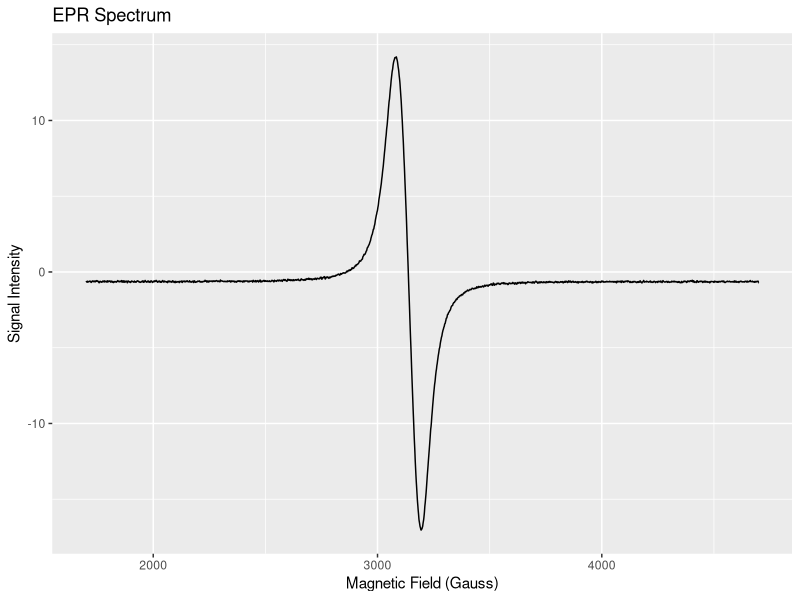
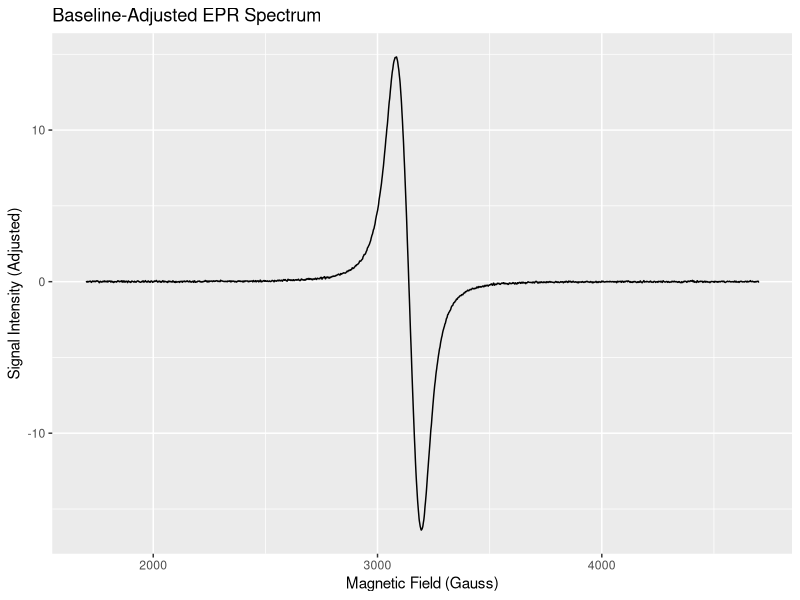
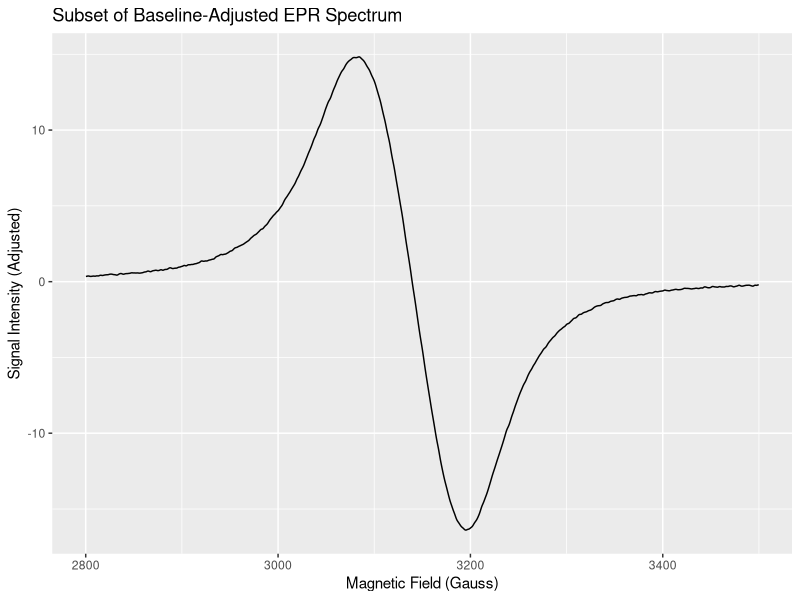
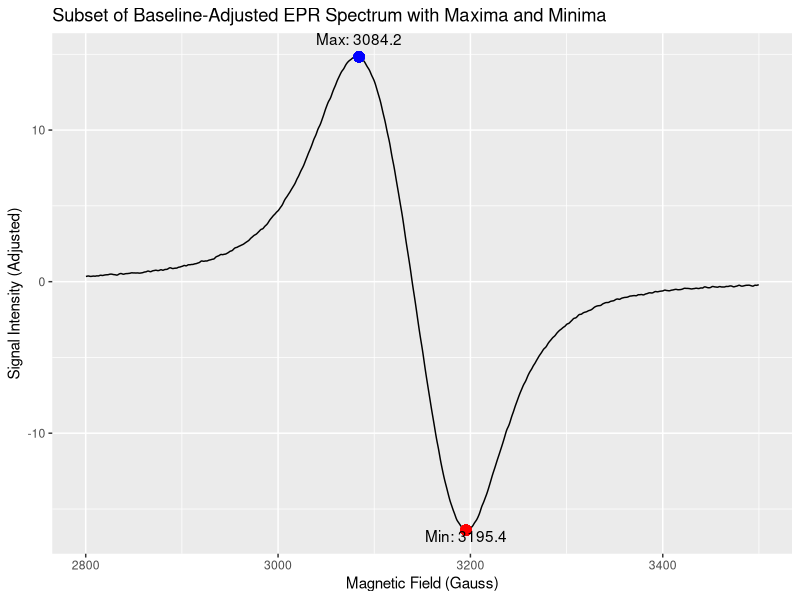
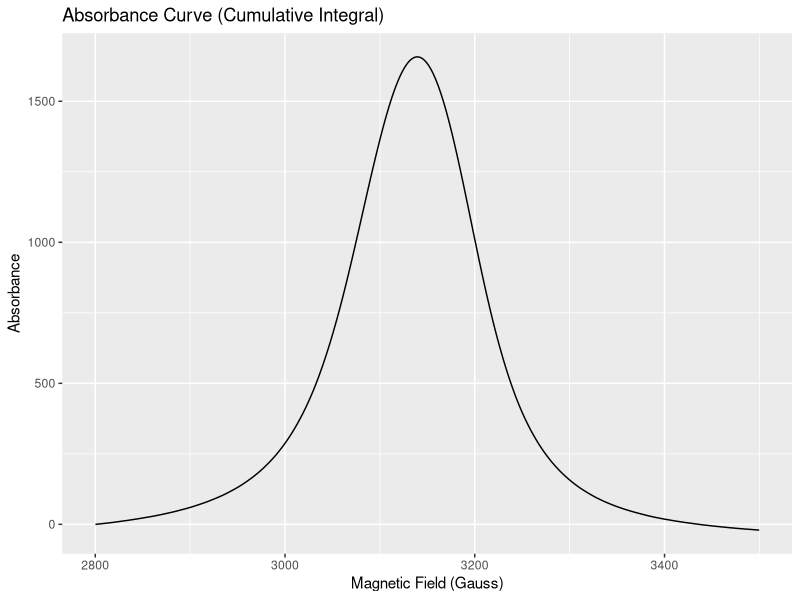
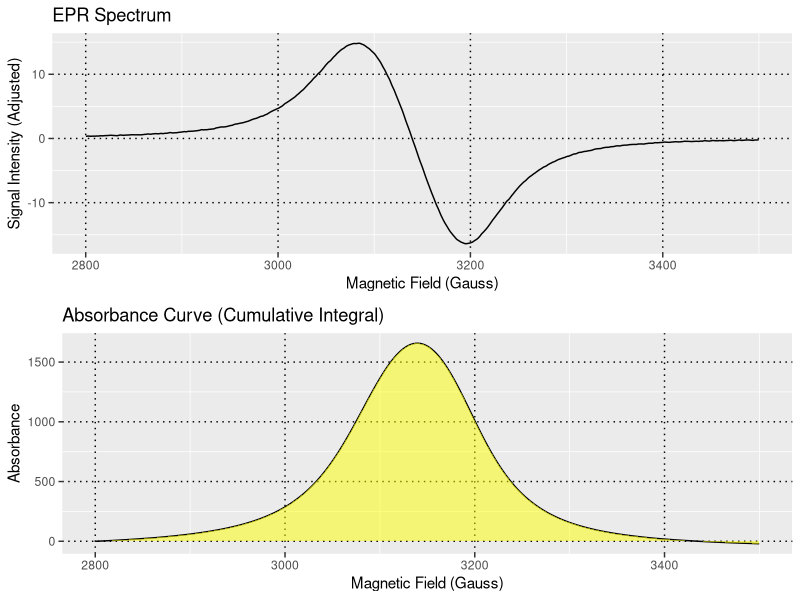
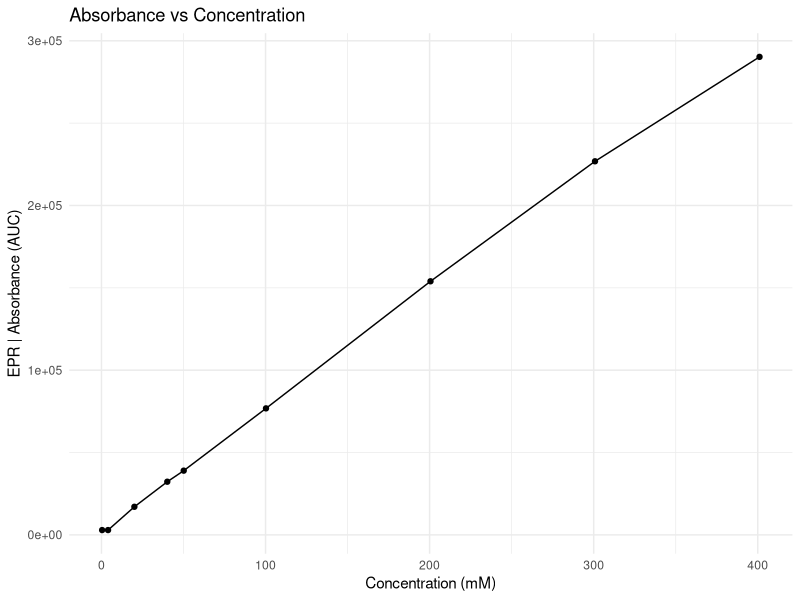
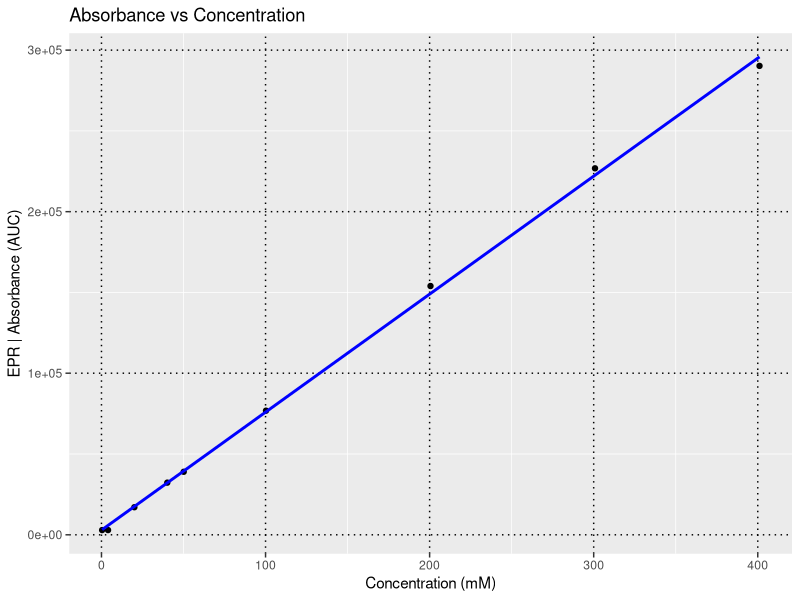

Source code (R) for these figures, in order:
# Load libraries
library(ggplot2)
library(pracma)  # For numerical integration
library(gridExtra)  # For arranging plots in a panel
library(readxl)  

### Load data and pre process ----

# Read the EPR data, skipping lines if necessary
epr_data <- read.table("Data/CUSO4_T2/CUSO4_D0.TXT", header = FALSE, skip = 2)

# Assign meaningful column names
colnames(epr_data) <- c("Index", "Magnetic_Field", "Signal_Intensity")

# Check the structure of the data
str(epr_data)

# Plotting the raw EPR spectrum
ggplot(epr_data, aes(x = Magnetic_Field, y = Signal_Intensity)) +
  geom_line() +
  labs(title = "EPR Spectrum", x = "Magnetic Field (Gauss)", y = "Signal Intensity")


### Smoothing data ---- 

# "If you have a big enough range of data that is mostly 0 with a flat-ish baseline  _Stan"

# Step 1: Smooth the signal using a moving average filter (or other methods)
epr_data$Smoothed_Signal <- movavg(epr_data$Signal_Intensity, n = 5, type = "s")

# Step 2: Subtract the median to adjust the baseline
median_value <- median(epr_data$Smoothed_Signal)
epr_data$Baseline_Adjusted_Signal <- epr_data$Smoothed_Signal - median_value

# Step 3: Plot the adjusted signal
ggplot(epr_data, aes(x = Magnetic_Field, y = Baseline_Adjusted_Signal)) +
  geom_line() +
  labs(title = "Baseline-Adjusted EPR Spectrum", x = "Magnetic Field (Gauss)", y = "Signal Intensity (Adjusted)")

# Step 4: Optional: Focus on a specific range of the magnetic field 
subset_data <- subset(epr_data, Magnetic_Field >= 2800 & Magnetic_Field <= 3500)

# Plot the subset of the data
ggplot(subset_data, aes(x = Magnetic_Field, y = Baseline_Adjusted_Signal)) +
  geom_line() +
  labs(title = "Subset of Baseline-Adjusted EPR Spectrum", x = "Magnetic Field (Gauss)", y = "Signal Intensity (Adjusted)")



### Calculate the g-Factor for Each Peak ----

# Step 1: Subset the data to the magnetic field range of 2800 to 3500 Gauss
subset_data <- subset(epr_data, Magnetic_Field >= 2800 & Magnetic_Field <= 3500)

# Step 2: Find the maxima and minima points in the corrected signal
max_index <- which.max(subset_data$Baseline_Adjusted_Signal)
min_index <- which.min(subset_data$Baseline_Adjusted_Signal)

# Magnetic field values at the maxima and minima signal intensities
max_field <- subset_data$Magnetic_Field[max_index]
min_field <- subset_data$Magnetic_Field[min_index]

# Step 3: Mark the maxima and minima on the plot
ggplot(subset_data, aes(x = Magnetic_Field, y = Baseline_Adjusted_Signal)) +
  geom_line() +
  geom_point(aes(x = max_field, y = subset_data$Baseline_Adjusted_Signal[max_index]), color = "blue", size = 3) +
  geom_point(aes(x = min_field, y = subset_data$Baseline_Adjusted_Signal[min_index]), color = "red", size = 3) +
  labs(title = "Subset of Baseline-Adjusted EPR Spectrum with Maxima and Minima",
       x = "Magnetic Field (Gauss)", 
       y = "Signal Intensity (Adjusted)") +
  annotate("text", x = max_field, y = subset_data$Baseline_Adjusted_Signal[max_index], label = paste("Max:", round(max_field, 2)), vjust = -1) +
  annotate("text", x = min_field, y = subset_data$Baseline_Adjusted_Signal[min_index], label = paste("Min:", round(min_field, 2)), vjust = 1)

# Step 4: Calculate the g-Factor for Each Peak
# Midpoint of the magnetic field values
midpoint_field <- (max_field + min_field) / 2

# Convert the midpoint magnetic field from Gauss to Tesla
midpoint_field_T <- midpoint_field * 1e-4  # 1 G = 1e-4 T

# Constants for g-factor calculation
microwave_frequency <- 9.647667e+09  # 9.647667 GHz in Hz
h <- 6.626e-34  # Planck's constant in J·s
mu_B <- 9.274e-24  # Bohr magneton in J/T

# Step 5: Calculate the g-factor using the midpoint magnetic field
g_factor <- h * microwave_frequency / (mu_B * midpoint_field_T)

# Output the calculated g-factor
cat("Calculated g-factor:", g_factor, "\n")



### Calculating the absorbance value ----

# Step 1: Subset the data to the magnetic field range of 2800 to 3500 Gauss
subset_data <- subset(epr_data, Magnetic_Field >= 2800 & Magnetic_Field <= 3500)

# Step 2: Calculate the anti-derivative (cumulative integral) for absorbance
# We use the cumulative trapezoidal integration for this purpose
subset_data$Absorbance <- cumtrapz(subset_data$Magnetic_Field, subset_data$Baseline_Adjusted_Signal)

# Step 3: Plot the Absorbance curve
ggplot(subset_data, aes(x = Magnetic_Field, y = Absorbance)) +
  geom_line() +
  labs(title = "Absorbance Curve (Cumulative Integral)", x = "Magnetic Field (Gauss)", y = "Absorbance")

# Step 4: Calculate the total absorbance (area under the curve)
# Using the trapezoidal integration for the absorbance curve
total_absorbance <- trapz(subset_data$Magnetic_Field, subset_data$Absorbance)

# Output the total absorbance value
cat("Total Absorbance (Area Under the Curve):", total_absorbance, "\n")



### Plotting ----

# Step 1: Subset the data to the magnetic field range of 2800 to 3500 Gauss
subset_data <- subset(epr_data, Magnetic_Field >= 2800 & Magnetic_Field <= 3500)

# Step 2: Calculate the anti-derivative (cumulative integral) for absorbance
subset_data$Absorbance <- cumtrapz(subset_data$Magnetic_Field, subset_data$Baseline_Adjusted_Signal)

# Step 3: Create the EPR spectrum plot (top plot)
epr_plot <- ggplot(subset_data, aes(x = Magnetic_Field, y = Baseline_Adjusted_Signal)) +
  geom_line() +
  labs(title = "EPR Spectrum", x = "Magnetic Field (Gauss)", y = "Signal Intensity (Adjusted)") +
  theme(panel.grid.major = element_line(linetype = "dotted", colour = "black"))

# Step 4: Create the Absorbance curve plot (bottom plot)
# Shade the area under the curve with yellow
absorbance_plot <- ggplot(subset_data, aes(x = Magnetic_Field, y = Absorbance)) +
  geom_line() +
  geom_ribbon(aes(ymin = 0, ymax = Absorbance), fill = "yellow", alpha = 0.5) +
  labs(title = "Absorbance Curve (Cumulative Integral)", x = "Magnetic Field (Gauss)", y = "Absorbance") +
  theme(panel.grid.major = element_line(linetype = "dotted", colour = "black"))

# Step 5: Arrange both plots in one panel (EPR on top, Absorbance below)
grid.arrange(epr_plot, absorbance_plot, ncol = 1)



### Summary ----

# Read the Excel file (assuming data is in the first sheet)
data <- read_excel("Data/CUSO4_T2/Summary_CUSO4.xlsx")

head(data)

# Create a scatter plot of Absorbance (AUC) vs Conc. (mM)
ggplot(data, aes(x = `Conc. (mM)`, y = `Absorbance (AUC)`)) +
  geom_point() +
  geom_line() +
  labs(x = "Concentration (mM)", y = "EPR | Absorbance (AUC)", title = "Absorbance vs Concentration") +
  theme_minimal()


#### correlation and calculate the R-squared (R²) ----

# Fit a linear regression model: Absorbance (AUC) vs Concentration (mM)
linear_model <- lm(`Absorbance (AUC)` ~ `Conc. (mM)`, data = data)

# Get the summary of the linear model to extract R-squared value
summary_model <- summary(linear_model)
r_squared <- summary_model$r.squared

# Print the R-squared value
print(paste("R-squared value:", r_squared))

# Plot the data with the fitted regression line
ggplot(data, aes(x = `Conc. (mM)`, y = `Absorbance (AUC)`)) +
  geom_point() +                                    # Scatter plot
  geom_smooth(method = "lm", se = FALSE, color = "blue") +  # Add linear regression line
  labs(x = "Concentration (mM)", y = "EPR | Absorbance (AUC)", title = "Absorbance vs Concentration") +
  theme(panel.grid.major = element_line(linetype = "dotted", colour = "black"))




# Create the base plot
plot <- ggplot(data, aes(x = `Conc. (mM)`, y = `Absorbance (AUC)`)) +
  geom_point() +                                    # Scatter plot
  geom_smooth(method = "lm", se = FALSE, color = "blue") +  # Add linear regression line
  labs(x = "Concentration (mM)", y = "EPR | Absorbance (AUC)", title = "Absorbance vs Concentration") +
  theme(panel.grid.major = element_line(linetype = "dotted", colour = "black"))

# Add the R-squared value as an annotation on the plot
plot + annotate("text", x = max(data$`Conc. (mM)`), y = min(data$`Absorbance (AUC)`),
                label = paste("R² =", round(r_squared, 4)), hjust = 1, vjust = 0)


### References ---- 

# https://webhome.auburn.edu/~duinedu/epr/2_pracaspects.pdf
